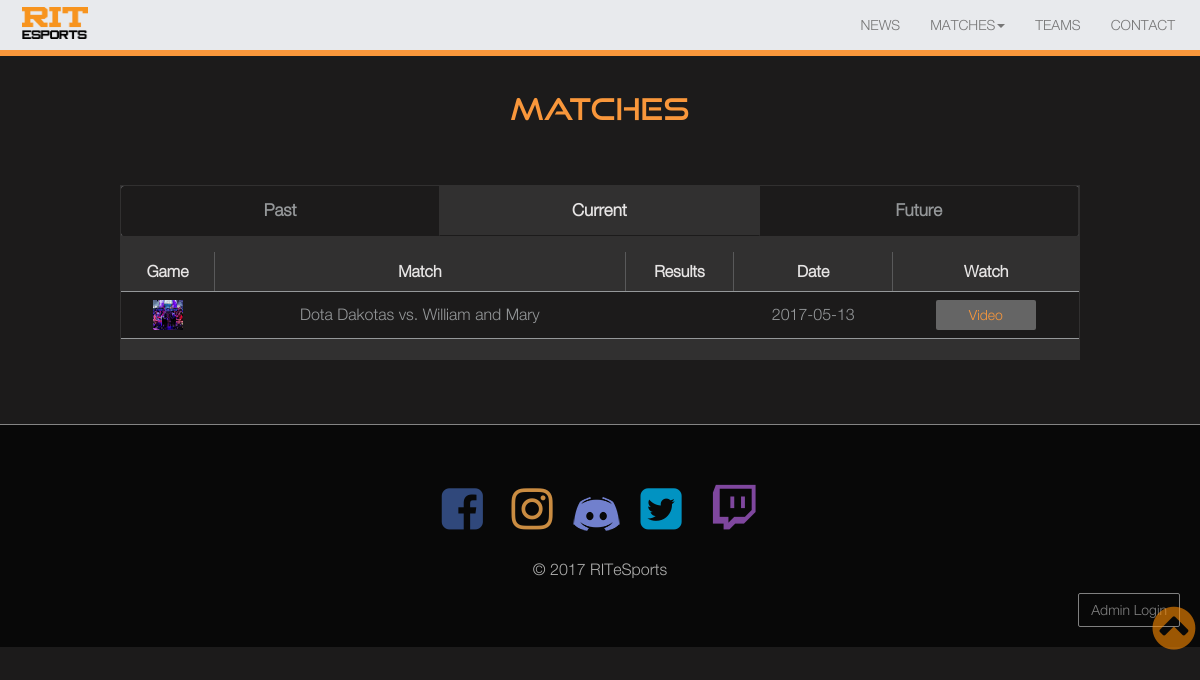
The app's page /matches.php, older data.
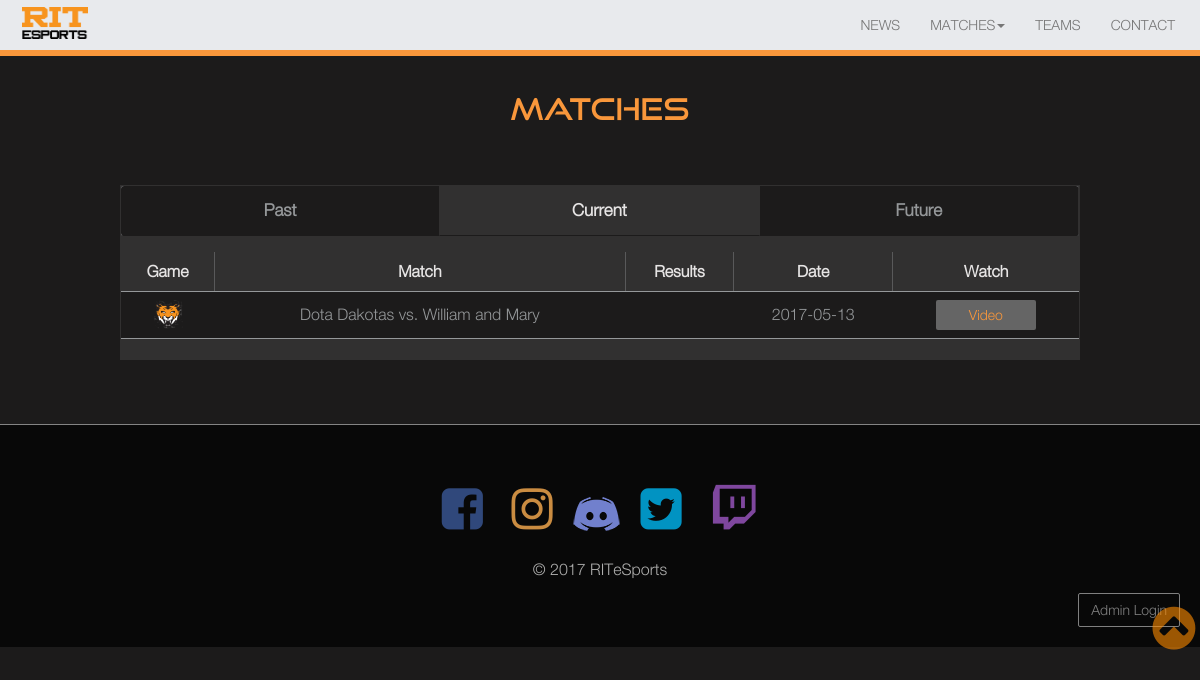
The same page, newer data.
### tables this page shows
CREATE TABLE "MATCHES" (
	`MATCH_ID`	INTEGER NOT NULL PRIMARY KEY AUTOINCREMENT,
	`GAME`	TEXT,
	`GAME_LOGO_URL`	TEXT NOT NULL,
	`RIT_TEAM_ID`	TEXT NOT NULL,
	`OPPONENT`	TEXT NOT NULL,
	`SCORE`	TEXT DEFAULT '0-0',
	`DATE`	TEXT NOT NULL,
	`VIDEO_URL`	TEXT
);

### matches.php (the view, shortened to what this page needs)
<?php
    if(array_key_exists('type',$_GET)){
        $matchType = $_GET['type'];
    }else{
        $matchType = 'current';
    }
?>
<!DOCTYPE html>
<html lang="en">
<head>
  <?php include 'includes/head.php';?>
</head>
<body>
    <?php include 'includes/navmenu.php';?>
	<main>
		<h2 class="page_title">MATCHES</h2>
        <div class="matches-container">
        <div class="tab_matches">
            <a href="matches.php?type=past">
                <button class="tablinks <?php if($matchType === 'past'){ echo 'active'; } ?>">Past</button>
            </a>
            <a href="matches.php?type=current">
                <button class="tablinks <?php if($matchType === 'current'){ echo 'active'; } ?>">Current</button>
            </a>
            <a href="matches.php?type=future">
                <button class="tablinks <?php if($matchType === 'future'){ echo 'active'; } ?>">Future</button>
            </a>
        </div>
        <?php if($matchType === 'past'): ?>
            <div id="Past" class="tabcontent">
                <table class="table table-striped">
                    <thead>
                        <tr>
                            <th>Game</th>
                            <th>Match</th>
                            <th>Results</th>
                            <th>Date</th>
                            <th>Watch</th>
                        </tr>
                    </thead>
                    <tbody>
					<?php
						class ESportsDB extends SQLite3
						{
							function __construct()
							{
								$this->open('db/sqlite/sqlite-tools-win32-x86-3180000/ESports.db');
							}
						}
						$esports_db = new ESportsDB();
						if(!$esports_db)
						{
							echo $esports_db->lastErrorMsg();
						}
						$esports_db->exec("ATTACH DATABASE 'ESports.db' AS 'esports'");
						$todays_date = date('m/d/y');
						$today = date_create($todays_date);
						$match_list = $esports_db->query("SELECT * FROM MATCHES");
                        while($match = $match_list->fetchArray(SQLITE3_ASSOC))
                        {
                            $match_date = date_create($match['DATE']);
						    if($match_date < $today)
							{
								$game = $match['GAME'];
								$game_logo_url = $match['GAME_LOGO_URL'];
								$rit_team = $match['RIT_TEAM_ID'];
								$opponent = $match['OPPONENT'];
								$score = $match['SCORE'];
								$video_link = $match['VIDEO_URL'];
								echo "<tr><td>";
								echo "<img src='$game_logo_url' alt='$game Logo' title='$game Logo'></td>";
								echo "<td id='match-cell'>$rit_team vs. $opponent</td>";
								echo "<td>$score</td>";
								$match_date_string = date_format($match_date, 'Y-m-d');
								echo "<td>$match_date_string</td>";
								echo "<td><button type='button' class='btn btn-default btn-lg watch_video_button'>Video</button><button type='button' class='btn btn-default btn-lg watch_video_icon'><i class='fa fa-video-camera'></i></button></td></tr>";
							}
						}
                        echo "</tbody></table></div>";
					?>
        <?php else: ?>
            <div id="Current" class="tabcontent">
                <table class="table table-striped">
                    <thead>
                        <tr>
                            <th>Game</th>
                            <th>Match</th>
                            <th>Results</th>
                            <th>Date</th>
                            <th>Watch</th>
                        </tr>
                    </thead>
                    <tbody>
					<?php
						$esports_db = new ESportsDB();
						$esports_db->exec("ATTACH DATABASE 'ESports.db' AS 'esports'");
						$todays_date = date('m/d/y');
						$today = date_create($todays_date);
						$match_list = $esports_db->query("SELECT * FROM MATCHES");
                        while($match = $match_list->fetchArray(SQLITE3_ASSOC))
                        {
                            $match_date = date_create($match['DATE']);
						    if($match_date == $today)
							{
								$game = $match['GAME'];
								$game_logo_url = $match['GAME_LOGO_URL'];
								$rit_team = $match['RIT_TEAM_ID'];
								$opponent = $match['OPPONENT'];
								$score = $match['SCORE'];
								echo "<tr><td>";
								echo "<img src='$game_logo_url' alt='$game Logo' title='$game Logo'></td>";
								echo "<td>$rit_team vs. $opponent</td>";
								echo "<td>$score</td>";
								$match_date_string = date_format($match_date, 'Y-m-d');
								echo "<td>$match_date_string</td>";
								echo "<td><button type='button' class='btn btn-default btn-lg watch_video_button'>Video</button></td></tr>";
							}
						}
                        echo "</tbody></table></div>";
                    ?>
        <?php endif; ?>
</div>
    </main>
    <?php include 'includes/footer.php';?>
</body>
</html>

### includes/head.php (shortened to what this page needs)
<link rel="stylesheet" href="https://maxcdn.bootstrapcdn.com/bootstrap/3.3.7/css/bootstrap.min.css">
<link rel="stylesheet" href="css/font-awesome.min.css">
<link rel="stylesheet" href="css/jquery.fancybox.min.css">
<link rel="stylesheet" href="css/rogue6_project1_styles.css">

### includes/navmenu.php (shortened to what this page needs)
<nav class="navbar navbar-default navbar-fixed-top">
    <div class="container-fluid">
        <div class="navbar-header">
            <a class="navbar-left" href="index.php">
			    <img id="header_logo" src="media/esports_assets/Logo1.png" alt="RIT eSports Logo" title="RIT eSports Logo">
			</a>
        </div>
		<div class="collapse navbar-collapse" id="esports_navbar">
			<ul class="nav navbar-nav navbar-right">
				<li>
					<a href="index.php#news_and_events">NEWS</a>
				</li>
				<li class="active dropdown">
					<a class="dropdown-toggle" data-toggle="dropdown" href="#">MATCHES<span class="caret"></span></a>
				</li>
				<li class="dropdown">
					<a href="teams.php">TEAMS</a>
				</li>
				<li>
					<a href="contact.php">CONTACT</a>
				</li>
			</ul>
		</div>
    </div>
</nav>

### includes/footer.php
 <footer>
 <a href="#" class="back-to-top" style="display: inline;">
 <i class="fa fa-chevron-circle-up"></i>
 </a>
     <div class="row center-all" id="social-icons">
         <a href="http://www.facebook.com/esportsrit" target="_blank"><i class="fa fa-facebook-square fa-3x"></i></a>
         <a href="http://www.instagram.com/ritesports" target="_blank"><i class="fa fa-instagram fa-3x"></i></a>
         <a href="https://discord.gg/XvcyYgQ" target="_blank"><img class="discord-logo" src="media/discord_logo.png" alt="Discord logo" /></a>
         <a href="http://www.twitter.com/ritesports" target="_blank"><i class="fa fa-twitter-square fa-3x"></i></a>
         <a href="http://www.twitch.tv/ritesports" target="_blank"><i class="fa fa-twitch fa-3x"></i></a>
     </div>
     <div class="row text-center">
         <p id="copyright">
    &copy; <?php echo date("Y"); ?> RITeSports
</p>
     </div>
     <div class="row admin-button">
         <a href="admin_pages/admin_add_news.php">
             <button type="button" class="btn btn-default" id="admin_login_button">Admin Login</button>
         </a>
     </div>
 </footer>

### css/rogue6_project1_styles.css (style rules this page uses)
* { margin: 0px; max-width: 100%; padding: 0px; }
.center-all { margin: auto; text-align: center; }
#header_logo { width: 80px; height: auto; padding: 7px; }
.navbar { background-color: #e8eaed; padding-right: 10px; border-bottom: 6px solid #f9973b; border-radius: 0; font-size: 14px; }
.navbar-default .navbar-nav>.active>a { color: #777777; background-color: transparent; }
h2 { font-family: heading-font; color:#f9973b; }
.btn-group-lg>.btn, .btn-lg { width: 150px; height: 50px; line-height: 50px; padding: 0px; font-size: 16px; background-color: #f9973b; color: white; border-radius: 2px; border: none; }
.watch_video_button { margin: auto; display: block; width: 100px; line-height: 30px; height: 30px; font-size: 14px; background-color: #656565; color: #f9973b; }
#header_logo { display: inline; }
li a { color: #f9973b; text-decoration: none; }
body { font-family: body-font; color: #afafae; background-color: #1C1B1B; font-size: 16px; line-height: 180%; }
main { margin: auto; padding: 2em 0 4em; width: 80%; }
.row { margin-left: 0; margin-right: 0; max-width: 100%; }
.page_title { color: #f9973b; text-align: center; margin: 60px 0 60px 0; }
#admin_login_button { background-color: transparent; color: gray; float: right; clear: none; margin-right: 20px; margin-bottom: 20px; border-radius: 2px; border: 0.5px solid gray; }
.admin-button { background-color: #080808; }
.discord-logo { margin: 0.25em; padding-bottom: 1em; }
.fa { margin: 0.25em; text-shadow: none; }
.fa-facebook-square { color: #3b5998; }
.fa-instagram { color: #fbad50; }
.fa-twitch { color: #9D57C4; }
.fa-twitter-square { color: #00B6F1; }
div.tab_matches { overflow: hidden; background-color: #e8eaed; color: #000000; border-radius: 3px; margin-bottom: 1em; }
div.tab_matches a { color: #000000; }
.matches-container { background-color: #313030; padding: 1px; }
div.tab_matches button { font-weight: 600; background-color: #1C1B1B; color: #95989A; float: left; border: none; outline: none; cursor: pointer; padding: 10px; transition: 0.3s; font-size: 17px; width: 33.33%; border-right:0.5px solid #313030; border-bottom:0.5px solid #1C1B1B; border-radius: 0px; }
div.tab_matches button.active { background-color: #313030; color: #E6E4E4; border-radius: 0px; }
table { text-align: center; }
th { text-align: center; color: #E6E4E4; border-right: 0.1px solid #59595A; }
th:last-child { border-right: none; }
td { color: #95989A; }
.table-striped>tbody>tr:nth-of-type(odd) { background-color: #1C1B1B; }
.table>tbody>tr>td, .table>tbody>tr>th, .table>tfoot>tr>td, .table>tfoot>tr>th, .table>thead>tr>td, .table>thead>tr>th { border-bottom: 0.2px solid #95989A; vertical-align: middle; }
.table>tbody>tr>td>img { width: 30px; height: 30px; }
.back-to-top { background: none; margin: 0; position: fixed; bottom: 10em; right: 10px; width: 50px; height: 50px; z-index: 100; display: none; text-decoration: none; color: darkorange; opacity: 0.6; text-shadow: none; }
.back-to-top i { font-size: 50px; }
#social-icons { margin-top: 0px; padding-top: 3em; background-color: #080808; }
footer { margin: 0px; padding: 0px; height: 200px; margin-bottom: 0px; margin-left: 0px; background-color: #080808; border-top: 0.2px solid rgba(255, 255, 255, .5); }
#social-icons a { opacity: 0.8; }
.watch_video_button { display: block; }

Row changes from the older to the newer data that the page shows:
changed matches "Dota Dakotas": GAME_LOGO_URL: a different picture
